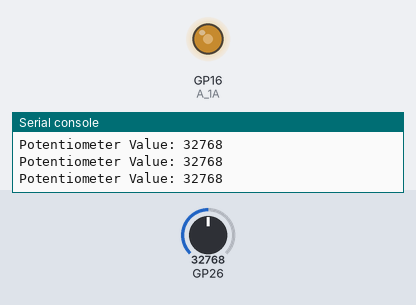
Simulated run of this program. Board: Raspberry Pi Pico running MicroPython. On the bench: output pins drawn as LEDs (lit = HIGH), the last lines printed to the serial console. Inputs (shaded band) come from the test bench; at power-on: GP26 = 32768 (analog values on the 0–65535 scale).

Above: at 1.2 s.
1.3 s: GP26 set to 45874
At 1.8 s:
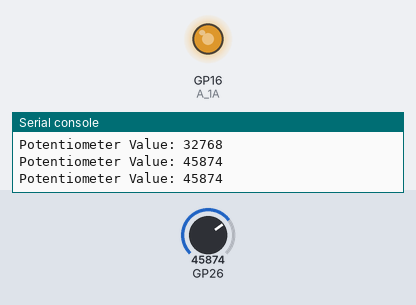
2.9 s: GP26 set to 57670
At 4.2 s:
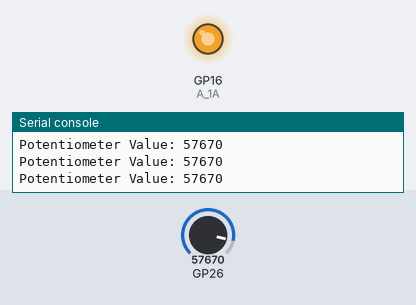
4.5 s: GP26 set to 7864
At 5.7 s:
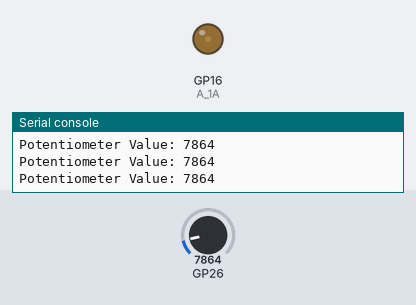
6.1 s: GP26 set to 0
At 7.0 s:
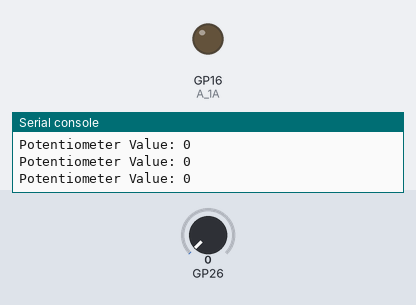
Timing chart, 0 to 8.7 s (numbered marks = the images above; inputs shaded):
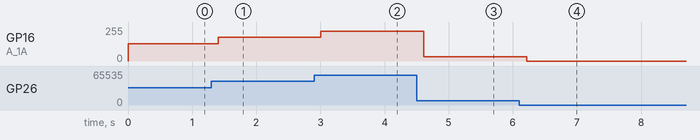

The program:

motor-dc.py
```python
#
# DC Motor/Fan Speed Controller with Raspberry Pi Pico
# https://how2electronics.com/dc-motor-fan-speed-controller-with-raspberry-pi-pico/
#
from machine import Pin, ADC, PWM
from time import sleep

MOT_PIN = 16                 # L9110S Motor Drive Module
POT_PIN = 0                  # ADC0 multiplexing pin is GP26


def setup():
    global A_1A
    global pot_ADC

    A_1A = PWM(Pin(MOT_PIN))
    A_1A.freq(1000)  # Set the driver operating frequency to 1K
    pot_ADC = ADC(POT_PIN)


def loop():
    while True:
        print('Potentiometer Value:', pot_ADC.read_u16())
        Value = pot_ADC.read_u16()
        A_1A.duty_u16(Value)             # control fan speed
        sleep(0.2)


if __name__ == '__main__':
    setup()
    loop()
```

Measured:
- after the input at 1.3 s, GP16 (A_1A): 128/255 → 178/255 after 0.10 s
- after the input at 2.9 s, GP16 (A_1A): 178/255 → 224/255 after 0.11 s
- after the input at 4.5 s, GP16 (A_1A): 224/255 → 31/255 after 0.11 s
- after the input at 6.1 s, GP16 (A_1A): 31/255 → 0/255 after 0.11 s
